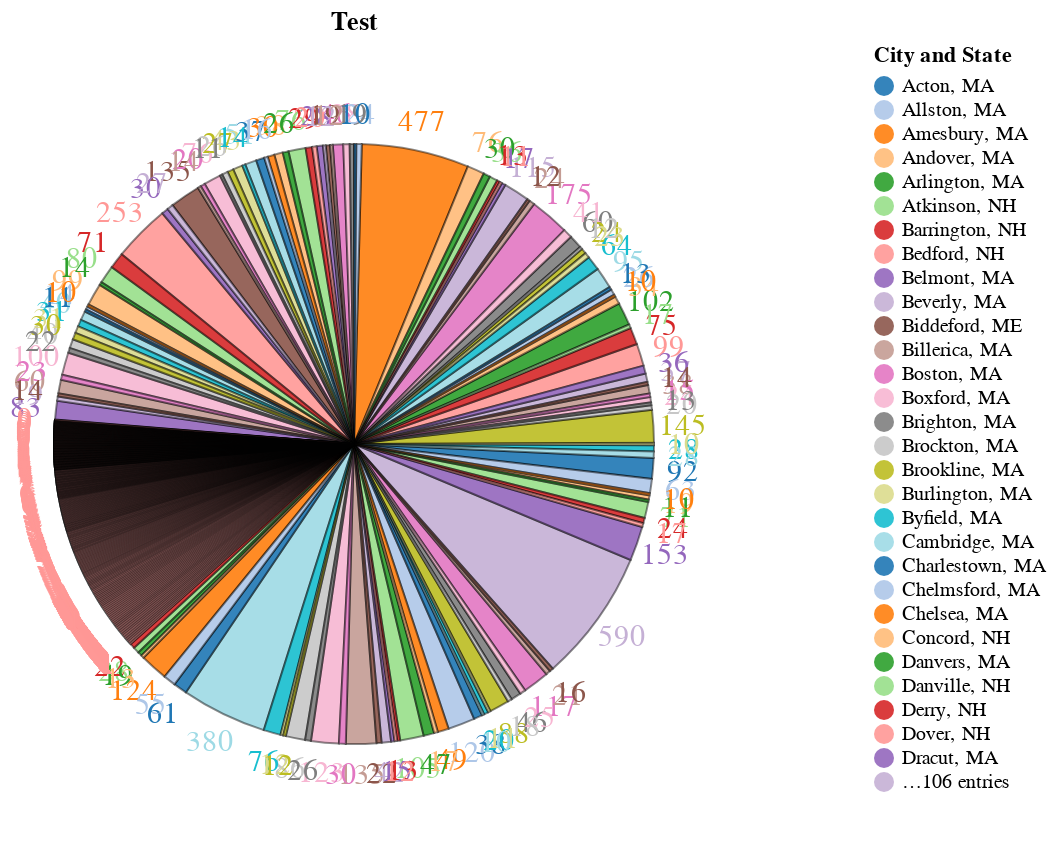

Notebook source saved alongside this figure:
### Code cell
alt_pie_chart(city_counts, "City and State", "Applications", "Test")

### Figure 1 — Vega-Lite specification as saved in the notebook (floating-point values rounded to 4 significant figures; data arrays with more than 128 entries replaced by an {"elided": "..."} marker saying what was removed)
{"config": {"view": {"continuousWidth": 300, "continuousHeight": 300}, "legend": {"offset": 250, "orient": "right", "symbolStrokeWidth": 0}}, "layer": [{"mark": {"type": "text", "radius": 165, "size": 15}, "encoding": {"color": {"field": "City and State", "scale": {"scheme": "category20"}, "type": "nominal"}, "text": {"field": "Applications", "type": "quantitative"}, "theta": {"field": "Applications", "stack": true, "type": "quantitative"}}, "title": "Test"}, {"mark": {"type": "arc", "opacity": 0.9, "outerRadius": 150, "stroke": "black", "strokeOpacity": 0.5}, "encoding": {"color": {"field": "City and State", "scale": {"scheme": "category20"}, "type": "nominal"}, "theta": {"field": "Applications", "stack": true, "type": "quantitative"}}, "title": "Test"}], "data": {"name": "data-f1411b118e2c4b946b6c578712095574"}, "height": 400, "$schema": "https://vega.github.io/schema/vega-lite/v5.20.1.json", "datasets": {"data-f1411b118e2c4b946b6c578712095574": {"elided": "563 records"}}}
